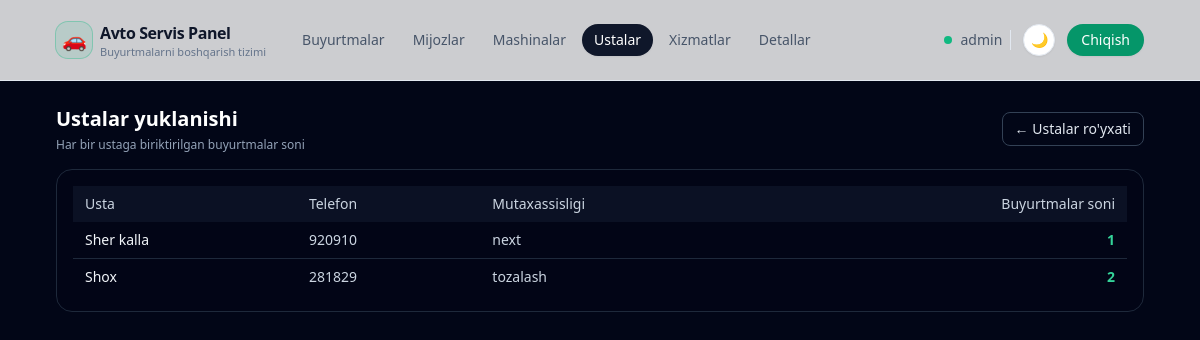
Page /masters/workload/ (signed in) on the earlier database version.
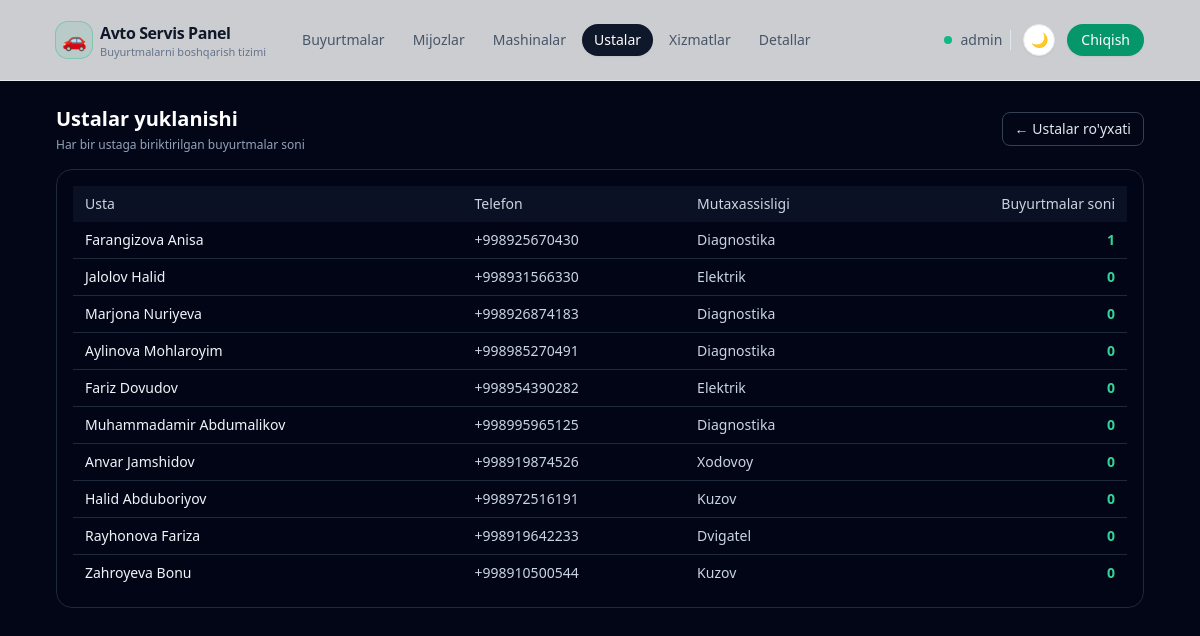
Same page on the later database version.
### apps/models.py (models this page shows, shortened)
class Master(models.Model):
    user = models.OneToOneField(
        User,
        on_delete=models.SET_NULL,
        related_name="master_profile",
        null=True,
        blank=True,
    )
    full_name = models.CharField(_("Full name"), max_length=255)
    phone = models.CharField(_("Phone"), max_length=20, blank=True)
    specialization = models.CharField(
        _("Specialization"), max_length=100, blank=True
    )
    class Meta:
        verbose_name = _("Master")
        verbose_name_plural = _("Masters")

### apps/views/masters.py (the view)
# urls.py: path("masters/workload/", master_workload, name="master_workload"),
@login_required
def master_workload(request):
    masters = Master.objects.annotate(total_orders=Count("orders")).all()
    return render(
        request,
        "masters/master_workload.jinja",
        {"masters": masters},
    )

### templates/masters/master_workload.jinja (shortened to what this page needs)
{% extends "base.html" %}
{% block content %}
<div class="mb-4 flex items-center justify-between">
    <div>
        <h1 class="text-xl font-semibold text-white">Ustalar yuklanishi</h1>
        <p class="text-xs text-slate-400 mt-1">
            Har bir ustaga biriktirilgan buyurtmalar soni
        </p>
    </div>
    <a href="{% url 'apps:master_list' %}"
       class="inline-flex items-center rounded-lg border border-slate-700 px-3 py-1.5 text-xs sm:text-sm font-medium text-slate-200 hover:bg-slate-800 transition">
        ← Ustalar ro'yxati
    </a>
</div>
<div class="rounded-2xl border border-slate-800 bg-slate-950/60 p-4">
    <div class="overflow-x-auto">
        <table class="min-w-full text-xs sm:text-sm">
            <thead class="bg-slate-900/70 text-slate-300">
            <tr>
                <th class="px-3 py-2 text-left font-medium">Usta</th>
                <th class="px-3 py-2 text-left font-medium">Telefon</th>
                <th class="px-3 py-2 text-left font-medium">Mutaxassisligi</th>
                <th class="px-3 py-2 text-right font-medium">Buyurtmalar soni</th>
            </tr>
            </thead>
            <tbody class="divide-y divide-slate-800">
            {% for master in masters %}
                <tr>
                    <td class="px-3 py-2 text-slate-100">{{ master.full_name }}</td>
                    <td class="px-3 py-2 text-slate-300">{{ master.phone }}</td>
                    <td class="px-3 py-2 text-slate-300">{{ master.specialization }}</td>
                    <td class="px-3 py-2 text-right text-emerald-400 font-semibold">
                        {{ master.total_orders }}
                    </td>
                </tr>
            {% empty %}
                <tr>
                    <td colspan="4" class="px-3 py-4 text-center text-slate-500">
                        Ustalar hozircha kiritilmagan
                    </td>
                </tr>
            {% endfor %}
            </tbody>
        </table>
    </div>
</div>
{% endblock %}

Differences in the rows shown:
removed Master: full_name "Sher kalla", phone "920910", specialization "next", total_orders "1"
removed Master: full_name "Shox", phone "281829", specialization "tozalash", total_orders "2"
added Master: full_name "Farangizova Anisa", phone "+998925670430", specialization "Diagnostika", total_orders "1"
added Master: full_name "Jalolov Halid", phone "+998931566330", specialization "Elektrik", total_orders "0"
added Master: full_name "Marjona Nuriyeva", phone "+998926874183", specialization "Diagnostika", total_orders "0"
added Master: full_name "Aylinova Mohlaroyim", phone "+998985270491", specialization "Diagnostika", total_orders "0"
added Master: full_name "Fariz Dovudov", phone "+998954390282", specialization "Elektrik", total_orders "0"
added Master: full_name "Muhammadamir Abdumalikov", phone "+998995965125", specialization "Diagnostika", total_orders "0"
added Master: full_name "Anvar Jamshidov", phone "+998919874526", specialization "Xodovoy", total_orders "0"
added Master: full_name "Halid Abduboriyov", phone "+998972516191", specialization "Kuzov", total_orders "0"
added Master: full_name "Rayhonova Fariza", phone "+998919642233", specialization "Dvigatel", total_orders "0"
added Master: full_name "Zahroyeva Bonu", phone "+998910500544", specialization "Kuzov", total_orders "0"
